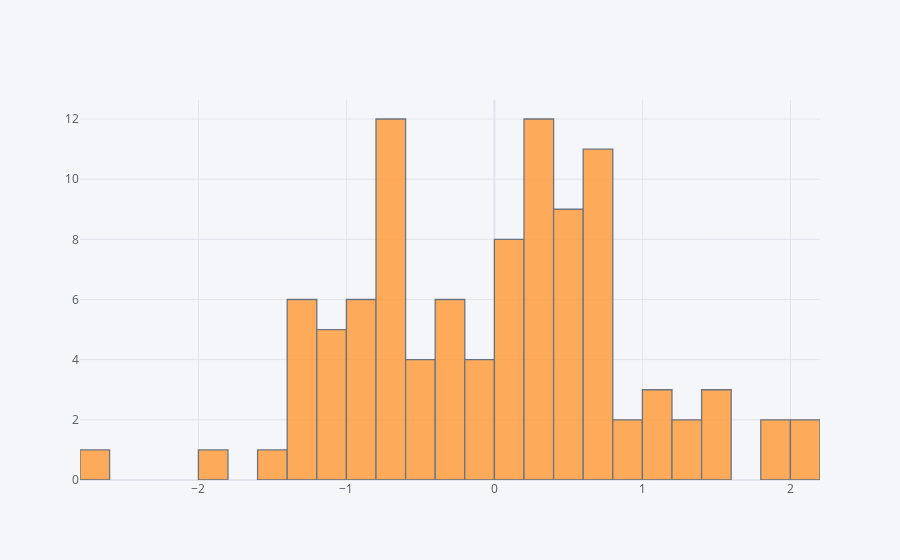

Notebook cell for this chart:
### Markdown cell above
## histogram

### Code cell
df['A'].iplot(kind='hist', bins=25)

### Figure 1 — Plotly figure (JSON) as saved in the notebook; plotly's stock layout.template omitted (floating-point values rounded to 4 significant figures)
{"data": [{"histfunc": "count", "histnorm": "", "marker": {"color": "rgba(255, 153, 51, 1.0)", "line": {"color": "#4D5663", "width": 1.3}}, "name": "A", "nbinsx": 25, "opacity": 0.8, "orientation": "v", "type": "histogram", "x": [-0.7827, 0.7758, -0.9155, 0.01226, -0.7716, 0.4422, -1.107, 1.948, 0.6489, -1.011, 0.3666, -1.06, -0.5801, 0.6374, 0.3574, 0.7488, 0.2211, -0.6985, -0.175, -0.618, -0.2357, -0.5098, -0.8795, 0.2639, 0.1954, -1.26, 0.54, 0.4674, -0.2131, -1.328, 0.692, 0.2868, -0.5443, 0.07406, 0.1384, 1.001, -1.189, -1.152, 1.138, 0.1188, 0.2274, -0.03114, 0.7257, -0.02224, 0.4738, -1.238, 1.151, 1.882, -0.3023, 0.6539, -0.6892, -0.8638, -0.3468, 1.313, 2.141, 0.4962, 0.3706, -0.7848, -0.3629, -1.399, 0.5758, -0.6254, 0.6352, 1.444, 0.2614, -0.7831, -0.9552, -0.2376, 1.46, 0.9395, -0.8636, 0.5837, 1.265, 0.7065, -0.675, -1.905, -0.7579, -0.9924, 0.6728, 0.7697, -2.635, 0.2037, 0.07372, 0.3867, 0.4086, -0.6287, 1.552, 0.06716, 0.2303, -0.1609, -1.445, 0.3561, 0.8378, -0.5246, 0.1598, 2.084, -1.39, -0.7291, -1.319, 0.4716]}], "layout": {"barmode": "overlay", "legend": {"bgcolor": "#F5F6F9", "font": {"color": "#4D5663"}}, "paper_bgcolor": "#F5F6F9", "plot_bgcolor": "#F5F6F9", "title": {"font": {"color": "#4D5663"}}, "xaxis": {"gridcolor": "#E1E5ED", "showgrid": true, "tickfont": {"color": "#4D5663"}, "title": {"font": {"color": "#4D5663"}, "text": ""}, "zerolinecolor": "#E1E5ED"}, "yaxis": {"gridcolor": "#E1E5ED", "showgrid": true, "tickfont": {"color": "#4D5663"}, "title": {"font": {"color": "#4D5663"}, "text": ""}, "zerolinecolor": "#E1E5ED"}}}
